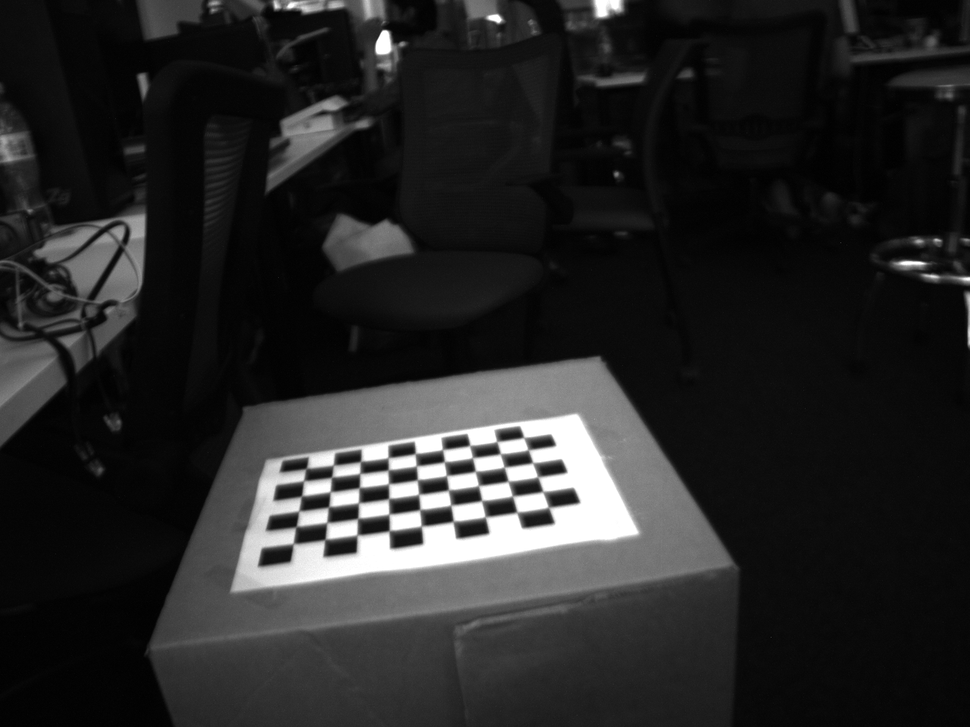
#> input picture imgs/calibrate1.png, 970 x 727 px, shrunk from 1280 x 960 before the run; its folder holds only this picture in this run
$ python calibrate.py imgs/calibrate1.png
#> lines starting #> are read from the running program, lines starting #| are printed output that depends on the picture; after the words box and inside, x2 and y2 are one past the last pixel; in counts of white or black regions, pixels touching at a corner belong together; long printed decimals are rounded
#!/usr/bin/env python

'''
camera calibration for distorted images with chess board samples
reads distorted images, calculates the calibration and write undistorted images
usage:
    calibrate.py [--debug <output path>] [--square_size] [<image mask>]
default values:
    --debug:    ./output/
    --square_size: 1.0
    <image mask> defaults to ../data/left*.jpg
'''

# Python 2/3 compatibility
from __future__ import print_function

import numpy as np
import cv2

# local modules

# built-in modules
import os


def splitfn(fn):
    path, fn = os.path.split(fn)
    name, ext = os.path.splitext(fn)
    return path, name, ext

if __name__ == '__main__':
    import sys
    import getopt
    from glob import glob

    args, img_mask = getopt.getopt(sys.argv[1:], '', ['debug=', 'square_size='])
    args = dict(args)
    args.setdefault('--debug', './output/')
    args.setdefault('--square_size', 3.6)
    if not img_mask:
        img_mask = 'imgs/calibrate*.png'  # default
    else:
        img_mask = img_mask[0]
    print (img_mask)
    img_names = glob(img_mask)
    print(img_names)
    debug_dir = args.get('--debug')
    if not os.path.isdir(debug_dir):
        os.mkdir(debug_dir)
    square_size = float(args.get('--square_size'))

    pattern_size = (9, 6)
    pattern_points = np.zeros((np.prod(pattern_size), 3), np.float32)
    pattern_points[:, :2] = np.indices(pattern_size).T.reshape(-1, 2)
    pattern_points *= square_size

    obj_points = []
    img_points = []
    h, w = 0, 0
    img_names_undistort = []
    for fn in img_names:
        print('processing %s... ' % fn, end='')
        img = cv2.imread(fn, 0)
#> img is the input picture: shape (727, 970); min 0, max 255, mean 38.8
        if img is None:
            print("Failed to load", fn)
            continue

        h, w = img.shape[:2]
#> h = 727; w = 970
        found, corners = cv2.findChessboardCorners(img, pattern_size)
#> found = True; corners = 54 rows, first 8: [305.4, 467.7], [334.9, 463.8], [359.7, 460.6], [389.1, 456.2], [414.2, 452.5], [443.7, 448], [468.5, 447], [496, 440.5]
        if found:
            term = (cv2.TERM_CRITERIA_EPS + cv2.TERM_CRITERIA_COUNT, 30, 0.1)
            cv2.cornerSubPix(img, corners, (5, 5), (-1, -1), term)

        if debug_dir:
            vis = cv2.cvtColor(img, cv2.COLOR_GRAY2BGR)
            cv2.drawChessboardCorners(vis, pattern_size, corners, found)
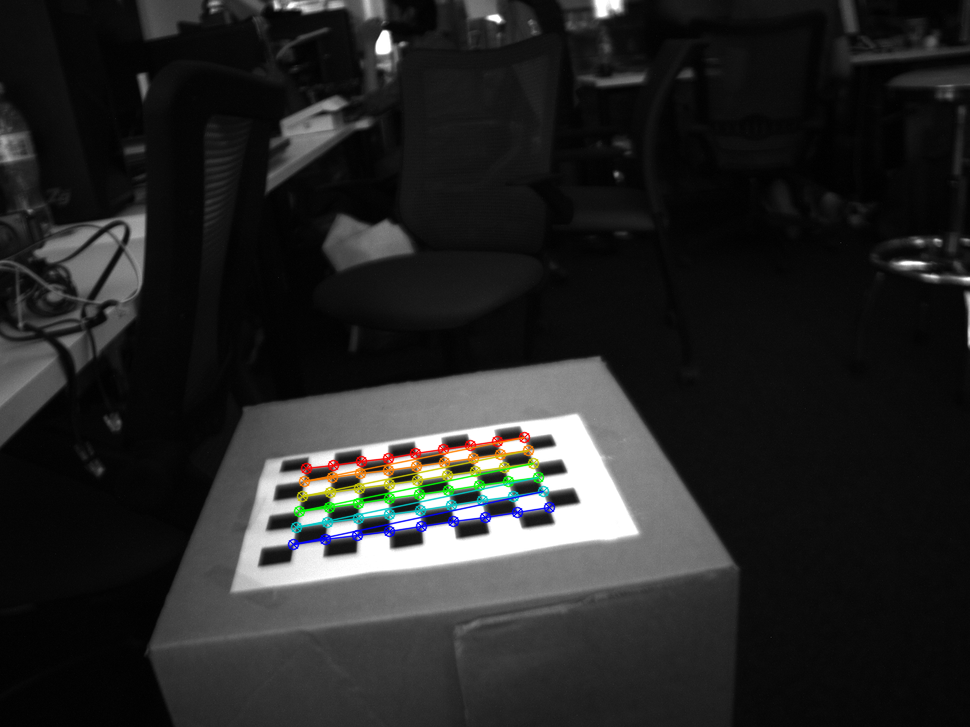
#> vis: shape (727, 970, 3); 1.57% of pixels changed, all inside (x1, y1, x2, y2) = (287, 431, 556, 551)
            path, name, ext = splitfn(fn)
            outfile = debug_dir + name + '_chess.png'
            cv2.imwrite(outfile, vis)
            if found:
                img_names_undistort.append(outfile)

        if not found:
            print('chessboard not found')
            continue

        img_points.append(corners.reshape(-1, 2))
        obj_points.append(pattern_points)

        print('ok')

    # calculate camera distortion
    #print(obj_points)
    #print(img_points)

    rms, camera_matrix, dist_coefs, rvecs, tvecs = cv2.calibrateCamera(obj_points, img_points, (w, h), None, None)
#> rms = 0.276; camera_matrix = [[798.3, 0, 504.5], [0, 676.7, 355.8], [0, 0, 1]]; dist_coefs = [[0.0221, -1.81, -0.00659, -0.0019, 6.04]]; rvecs = ([-1.14, 0.0262, -0.186],); tvecs = ([-25.81, 17.33, 103],)

    print("\nRMS:", rms)
#| RMS: 0.2756
    print("camera matrix:\n", camera_matrix)
#| camera matrix:
#|  [[798.283   0.         504.453]
#|  [  0.         676.708 355.838]
#|  [  0.           0.           1.        ]]
    print("distortion coefficients: ", dist_coefs.ravel())
#| distortion coefficients:  [ 2.20894849e-02 -1.81216215e+00 -6.59169149e-03 -1.89905308e-03
#|   6.04114096e+00]

    # undistort the image with the calibration
    print('')
    for img_found in img_names_undistort:
        img = cv2.imread(img_found)

        h,  w = img.shape[:2]
        newcameramtx, roi = cv2.getOptimalNewCameraMatrix(camera_matrix, dist_coefs, (w, h), 1, (w, h))
#> newcameramtx = [[834.3, 0, 493.4], [0, 677.2, 354.4], [0, 0, 1]]; roi = (267, 192, 472, 323)

        dst = cv2.undistort(img, camera_matrix, dist_coefs, None, newcameramtx)
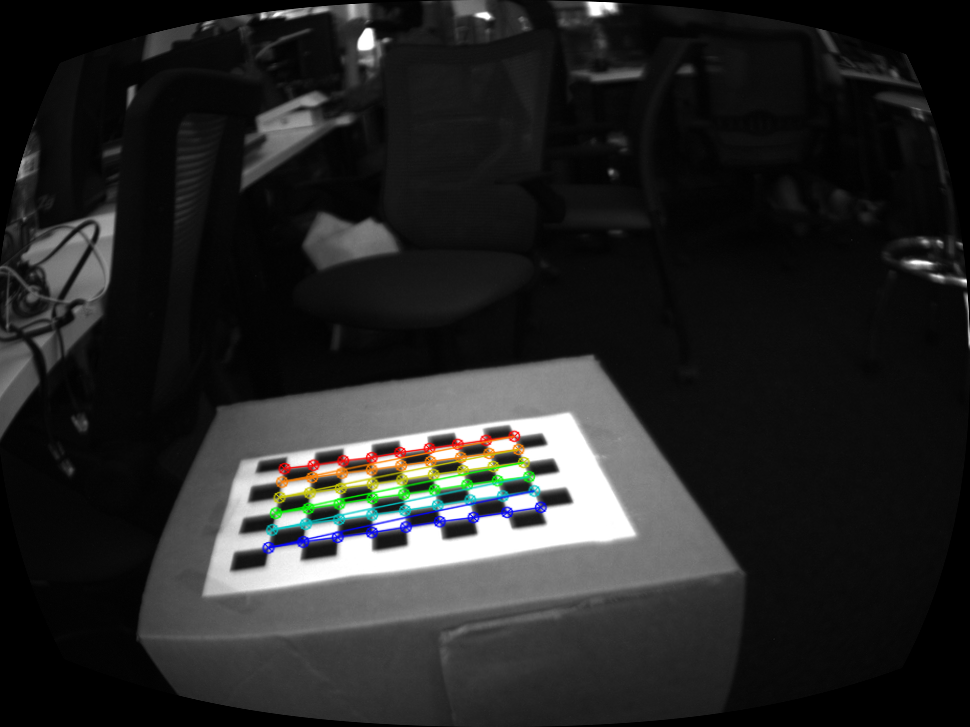
#> dst: shape (727, 970, 3); mean B, G, R 38, 38.5, 38.2

        # crop and save the image
        x, y, w, h = roi
#> x = 267; y = 192; w = 472; h = 323
        dst = dst[y:y+h, x:x+w]
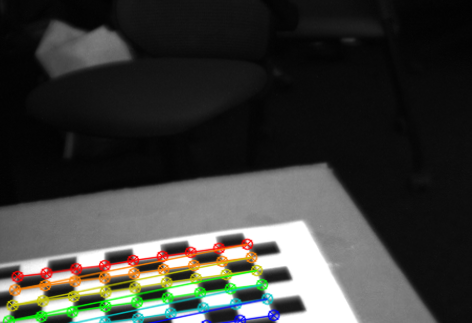
#> dst: shape (323, 472, 3); mean B, G, R 58.3, 62, 61.3
        outfile = img_found + '_undistorted.png'
        print('Undistorted image written to: %s' % outfile)
        cv2.imwrite(outfile, dst)

cv2.destroyAllWindows()

$ run again, on imgs/calibrate5.png
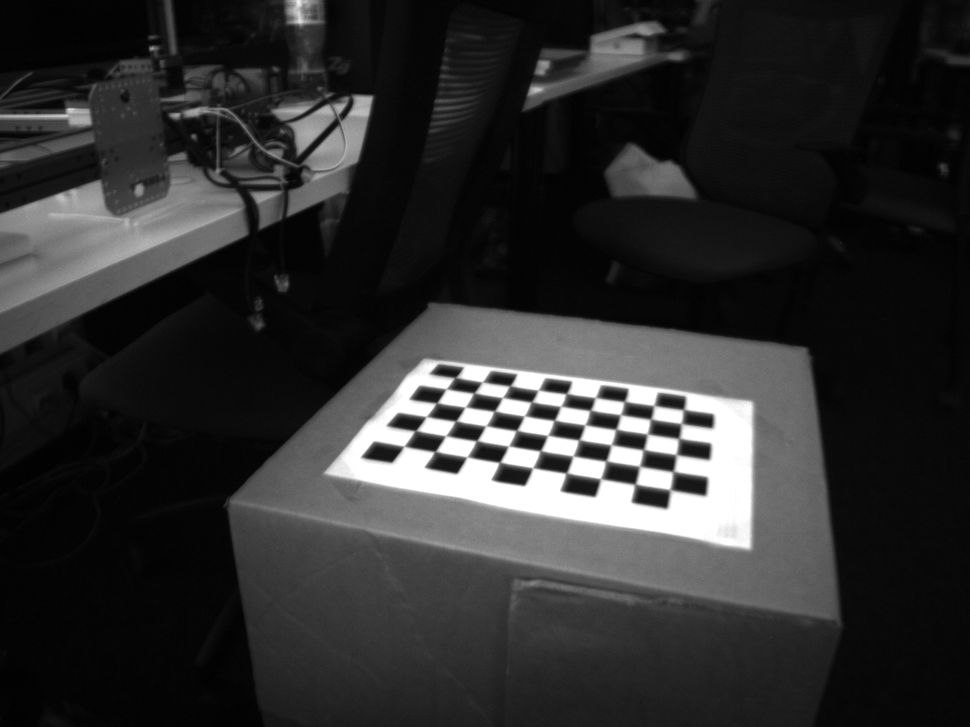
#> input picture imgs/calibrate5.png, 970 x 727 px, shrunk from 1280 x 960 before the run
#> img is the input picture: shape (727, 970); min 0, max 255, mean 46.8
#> found = True; corners = 54 rows, first 8: [455, 376.8], [483, 382], [509.5, 385], [538.5, 390], [565.8, 392.7], [597.8, 396.4], [623.6, 400.4], [652.3, 406.9]
#> `cv2.drawChessboardCorners(vis, pattern_size, corners, found)`:
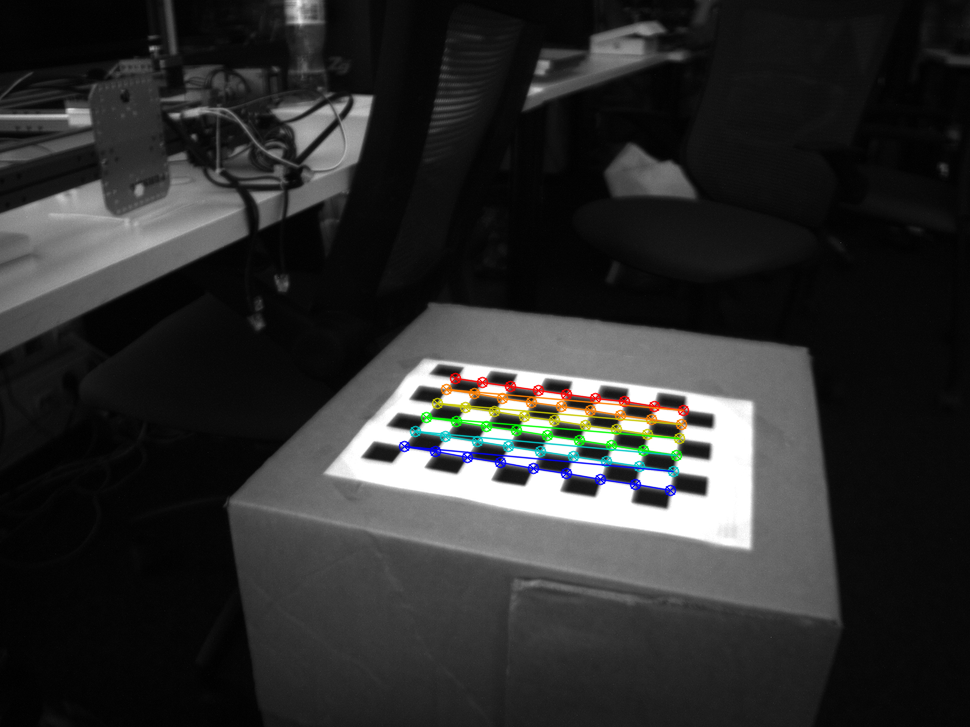
#> vis: shape (727, 970, 3); 1.64% of pixels changed, all inside (x1, y1, x2, y2) = (398, 372, 690, 497)
#> rms = 0.299; camera_matrix = [[686.6, 0, 472.7], [0, 378.4, 295.5], [0, 0, 1]]; dist_coefs = [[-0.216, 0.179, 0.0229, 0.00347, -0.0925]]; rvecs = ([-0.89, 0.116, 0.287],); tvecs = ([-2.25, 18.83, 87.25],)
#| RMS: 0.2991
#| camera matrix:
#|  [[686.638   0.         472.693]
#|  [  0.         378.433 295.481]
#|  [  0.           0.           1.        ]]
#| distortion coefficients:  [-0.216  0.1787   0.02288  0.003475 -0.09251]
#> newcameramtx = [[122.5, 0, 857.4], [0, 58.59, 659.4], [0, 0, 1]]; roi = (773, 614, 173, 112)
#> `x, y, w, h = roi`: x = 773; y = 614; w = 173; h = 112
#> `dst = dst[y:y+h, x:x+w]`:
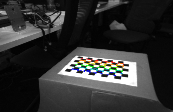
#> dst: shape (112, 173, 3); mean B, G, R 51.1, 51.6, 51.2

$ run again, on imgs/calibrate6.png
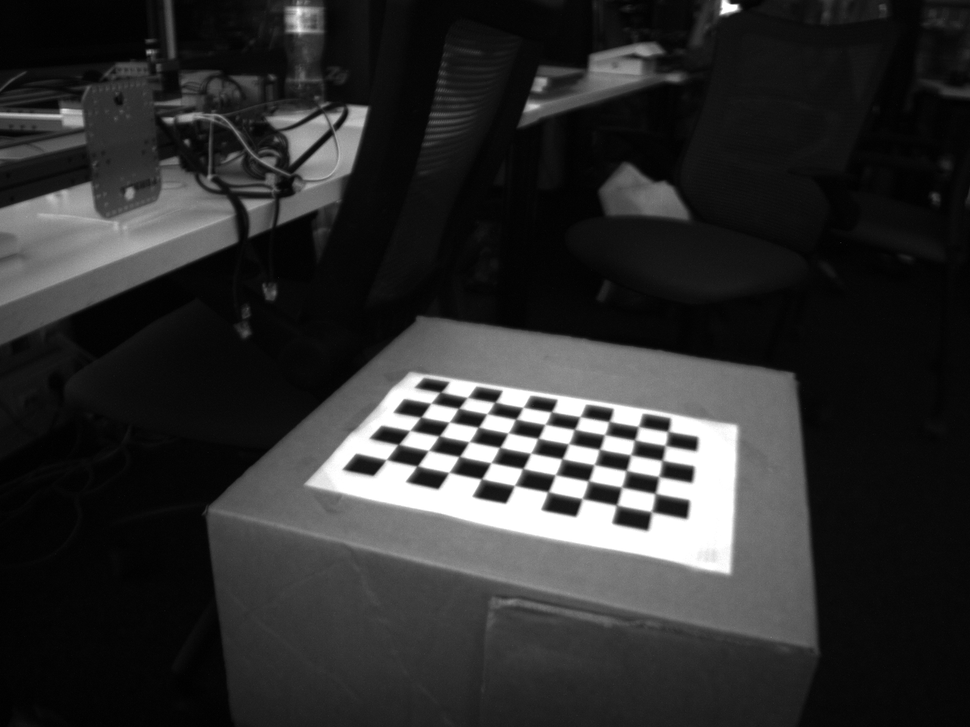
#> input picture imgs/calibrate6.png, 970 x 727 px, shrunk from 1280 x 960 before the run
#> img is the input picture: shape (727, 970); min 0, max 255, mean 46.8
#> found = True; corners = 54 rows, first 8: [439.5, 392], [466.9, 397.5], [494.2, 402], [524.5, 408], [553, 413], [581.5, 417], [610.5, 422.5], [637.1, 426.4]
#> `cv2.drawChessboardCorners(vis, pattern_size, corners, found)`:
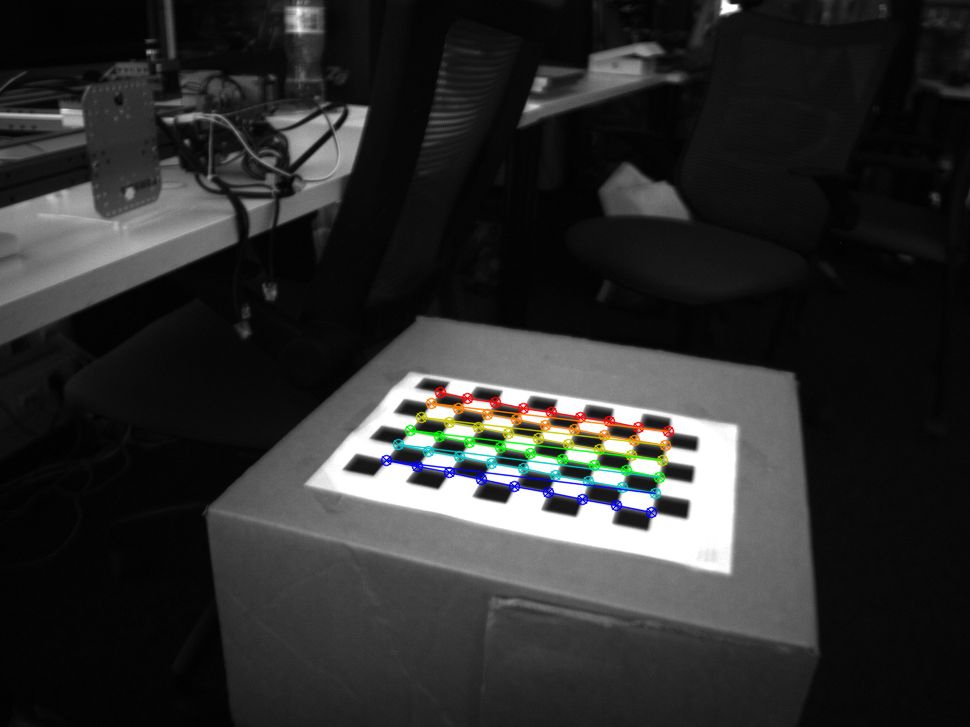
#> vis: shape (727, 970, 3); 1.63% of pixels changed, all inside (x1, y1, x2, y2) = (380, 386, 675, 519)
#> rms = 0.316; camera_matrix = [[778.9, 0, 481.6], [0, 600.5, 351.9], [0, 0, 1]]; dist_coefs = [[-0.418, 2.51, 0.00267, 0.00757, -8.37]]; rvecs = ([-1.03, 0.0905, 0.299],); tvecs = ([-5.24, 6.57, 98.09],)
#| RMS: 0.3162
#| camera matrix:
#|  [[778.926   0.         481.569]
#|  [  0.         600.496 351.922]
#|  [  0.           0.           1.        ]]
#| distortion coefficients:  [-4.18264846e-01  2.50842191e+00  2.66849128e-03  7.57371596e-03
#|  -8.36691713e+00]
#> newcameramtx = [[778.9, 0, 481.6], [0, 600.5, 351.9], [0, 0, 1]]; roi = (0, 0, 969, 726)
#> `x, y, w, h = roi`: x = 0; w = 969; h = 726
#> `dst = dst[y:y+h, x:x+w]`:
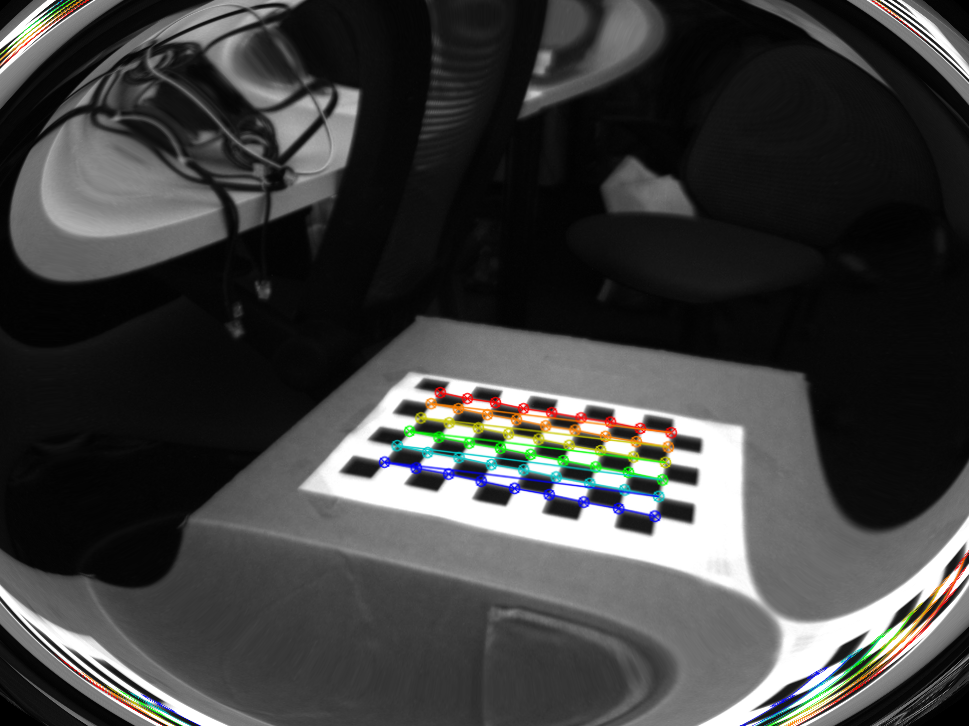
#> dst: shape (726, 969, 3); mean B, G, R 63.5, 64.4, 64.1

$ run again, on imgs/calibrate7.png
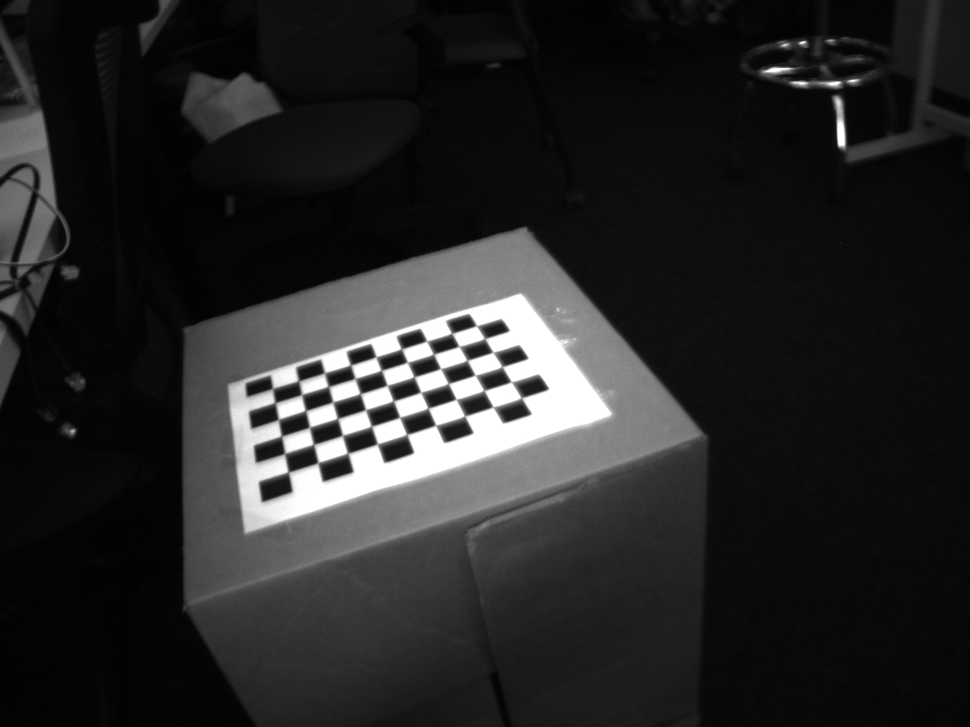
#> input picture imgs/calibrate7.png, 970 x 727 px, shrunk from 1280 x 960 before the run
#> img is the input picture: shape (727, 970); min 0, max 255, mean 38.9
#> found = True; corners = 54 rows, first 8: [272.3, 388], [298, 380.3], [324.2, 372.2], [349.9, 364.5], [375.5, 359], [401, 348.4], [426.2, 340.7], [451.4, 333.1]
#> `cv2.drawChessboardCorners(vis, pattern_size, corners, found)`:
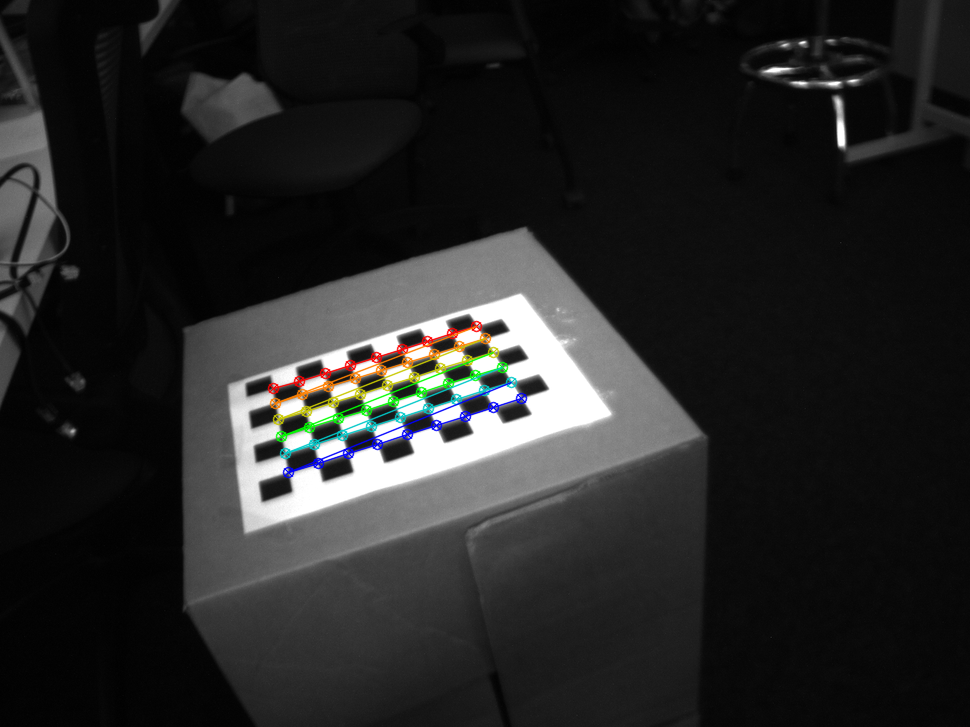
#> vis: shape (727, 970, 3); 1.52% of pixels changed, all inside (x1, y1, x2, y2) = (267, 320, 528, 479)
#> rms = 0.267; camera_matrix = [[696.1, 0, 517.1], [0, 560.2, 379.1], [0, 0, 1]]; dist_coefs = [[-0.243, 1.51, -0.00151, -0.0235, -6.64]]; rvecs = ([-0.76, 0.0478, -0.398],); tvecs = ([-32.14, 1.54, 91.97],)
#| RMS: 0.2665
#| camera matrix:
#|  [[696.146   0.         517.102]
#|  [  0.         560.221 379.079]
#|  [  0.           0.           1.        ]]
#| distortion coefficients:  [-2.43265913e-01  1.51213501e+00 -1.51132663e-03 -2.35095283e-02
#|  -6.64036810e+00]
#> newcameramtx = [[696.1, 0, 517.1], [0, 560.2, 379.1], [0, 0, 1]]; roi = (0, 0, 969, 726)
#> `x, y, w, h = roi`: x = 0; w = 969; h = 726
#> `dst = dst[y:y+h, x:x+w]`:
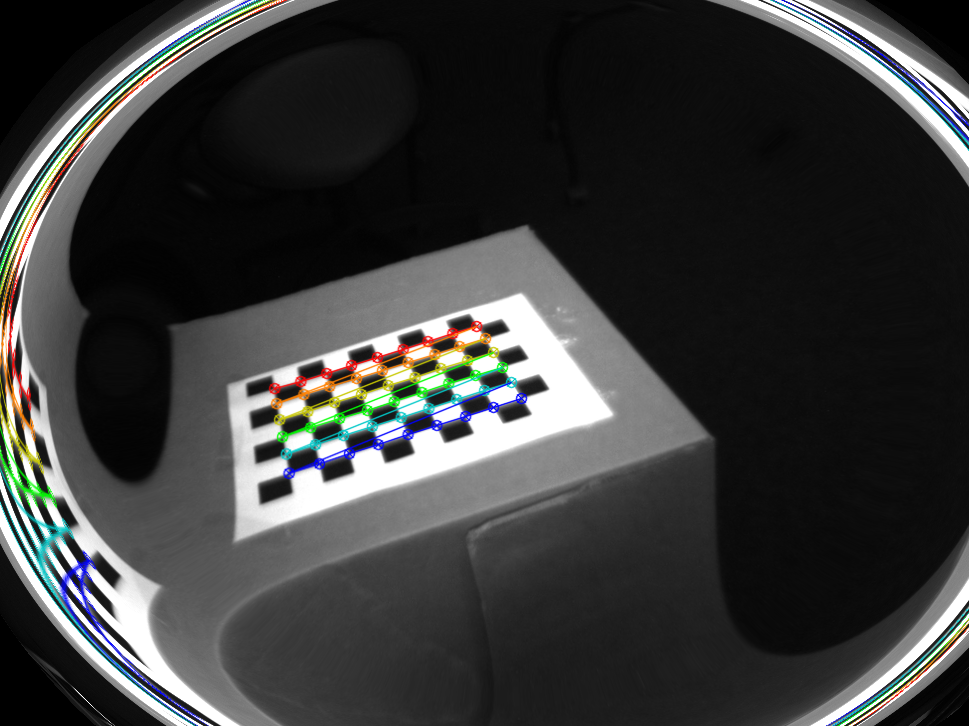
#> dst: shape (726, 969, 3); mean B, G, R 58.1, 58.7, 57.9
